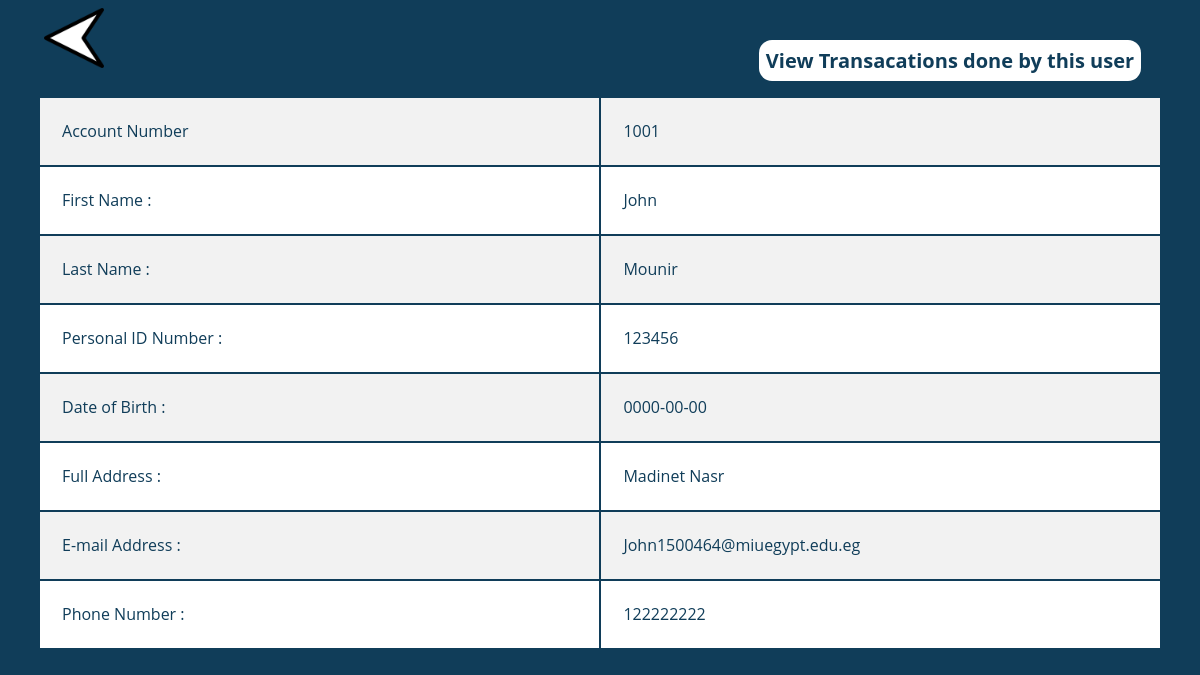
The page /Worker/php/Usersreport.php?id=1001 on the database its author committed.
### tables this page shows
CREATE TABLE `customer_account` (
  `ID` int(11) NOT NULL,
  `FNAME` varchar(50) DEFAULT NULL,
  `LNAME` varchar(50) DEFAULT NULL,
  `PersonalID` varchar(14) DEFAULT NULL,
  `Address` varchar(100) DEFAULT NULL,
  `MobileNumber` varchar(11) DEFAULT NULL,
  `Email` varchar(200) DEFAULT NULL,
  `DateOfBirth` date DEFAULT NULL,
  `WorkerID` int(11) NOT NULL,
  `DateAdded` datetime NOT NULL
);

### Worker/ClassesGedida/dbconnect.php (called while the page is built, shortened)
<?php
  class dbconnect
  {
      private $servername;
      private $username;
      private $password;
      private $db;
      private $con;
      function __construct()
      {
          $this->servername = "localhost";
          $this->username = "root";
          $this->password = "";
          $this->db = "FDJZ";
          $this->con = $this->Connect();
      }
      function connect()
      {
          $this->con = mysqli_connect($this->servername, $this->username, $this->password, $this->db);
          if ($this -> con ->connect_error)
          {
              die("Failed to connect: " .$this->con->connect_error);
          }
          else
          {
              return $this->con;
          }
      }
      function executesql($sql)
      {
        $result = mysqli_query($this->con, $sql);
        if($result == TRUE)
              {
          return $result;
        }
        else
              {
          echo "Error executing SQL statement: " .$this->con->error;
        }
      }
  }
?>

### Worker/ClassesGedida/Admin.php (called while the page is built, shortened)
<?php
  include_once("WorkerAdminCommon.php");
  include_once("Loans.php");
  include_once("dbconnect.php");
  class Admin extends WorkerAdminCommon{
    function __construct(){
      $this->db=new dbconnect;
    }
  }
?>

### Worker/ClassesGedida/WorkerAdminCommon.php (called while the page is built, shortened)
<?php
  class WorkerAdminCommon extends User{
    function showSpecificCustomer($id){
      $this->db->connect();
      $sql = "SELECT *
              FROM `customer_account`
              WHERE `id` = $id
              ";
      $result = $this->db->executesql($sql);
      return $result;
    }
  }
?>

### Worker/php/Usersreport.php (the view, shortened to what this page needs)
<?php
  include_once '../ClassesGedida/Admin.php';
  $id = $_GET["id"];
  $admin = new Admin;
  $result = $admin->showSpecificCustomer($id);
  $row = mysqli_fetch_assoc($result);
?>
<html>
    <head>
        <link rel="stylesheet" type="text/css" href="../css/usersreport.css">
    </head>
    <body>
      <tbody>
          <a href="Showusers.php"><img src="../img/leftarrow.png" id="leftarrow"></a>
		  <?php echo '<a id="viewtrans" href="ViewSpecificTransaction.php?id='.$row['ID'].'">View Transacations done by this user</a>'; ?>
		  <br>
      	<table class="container">
		<br>
              <tr>
                  <td>Account Number</td>
                  <?php echo'<td>'.$row['ID'].'</td>'; ?>
              </tr>
              <tr>
                <td>First Name : </td>
                <?php echo'<td>'.$row['FNAME'].'</td>'; ?>
              </tr>
              <tr>
                <td>Last Name : </td>
                <?php echo'<td>'.$row['LNAME'].'</td>'; ?>
              </tr>
              <tr>
                <td>Personal ID Number : </td>
                <?php echo'<td>'.$row['PersonalID'].'</td>'; ?>
              </tr>
              <tr>
                <td>Date of Birth : </td>
                <?php echo'<td>'.$row['DateOfBirth'].'</td>'; ?>
              </tr>
              <tr>
                <td>Full Address : </td>
                <?php echo'<td>'.$row['Address'].'</td>'; ?>
              </tr>
              <tr>
                <td>E-mail Address : </td>
                <?php echo'<td>'.$row['Email'].'</td>'; ?>
              </tr>
              <tr>
                <td>Phone Number : </td>
                <?php echo'<td>'.$row['MobileNumber'].'</td>'; ?>
              </tr>
            </table>
			<br>
      </tbody>
    </body>
</html>

### Worker/css/usersreport.css (style rules this page uses)
body { font-family: "Open Sans", sans-serif; color: #a7a1ae; background-color: #103D59; }
.container { text-align: left; overflow:auto; width: 95%; margin: auto; }
.container td { font-size: 1em; padding-bottom: 2%; padding-top: 2%; padding-left: 2%; padding-right: 20%; }
.container tr:nth-child(odd) { background-color: #f2f2f2; color: #103D59; }
.container tr:nth-child(even) { background-color:white; color: #103D59; }
.container td:first-child { width: 50%; }
#viewtrans { font-weight:bold; font-size:20px; color:#103D59; background-color:white; border-radius:13px; padding:7px; margin-top:0px; margin-left: 55%; text-decoration:none; }
#leftarrow { width: 60px; height: 60px; margin-left: 3%; }

### rows shown on the page
customer_account: ID "1001", FNAME "John", LNAME "Mounir", PersonalID "123456", DateOfBirth "0000-00-00", Address "Madinet Nasr", Email "John1500464@miuegypt.edu.eg", MobileNumber "122222222"
